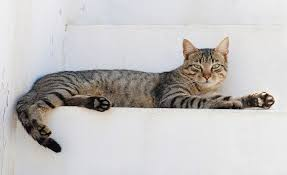
#> input picture read/photos/cat.jpg, 287 x 175 px, found by its file name
$ python crop_resize.py
#> lines starting #> are read from the running program, lines starting #| are printed output that depends on the picture

import cv2 as cv # type: ignore

# Read in an image
img = cv.imread('./read/Photos/cat.jpg')
#> img is the input picture: shape (175, 287, 3); mean B, G, R 193.4, 194.1, 196.5
cv.imshow('Cat', img)

# Resize
resized = cv.resize(img, (500,500), interpolation=cv.INTER_CUBIC)
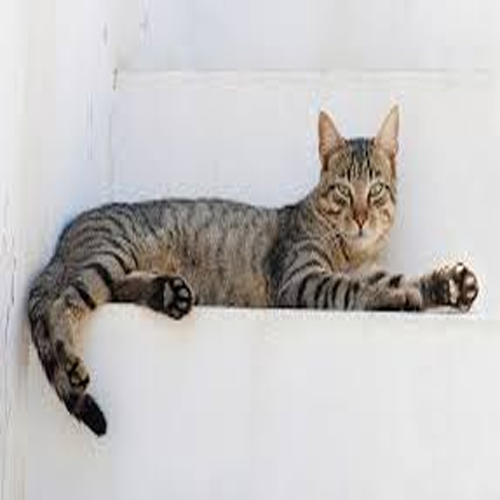
#> resized: shape (500, 500, 3); mean B, G, R 193.4, 194.1, 196.5
cv.imshow('Resized', resized)

# Cropping
cropped = img[50:200, 200:400]
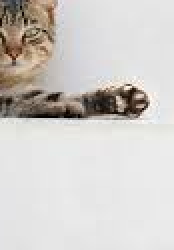
#> cropped: shape (125, 87, 3) (shown 2 times larger); mean B, G, R 200.7, 204.4, 208.1
cv.imshow('Cropped', cropped)
cv.waitKey(0)
